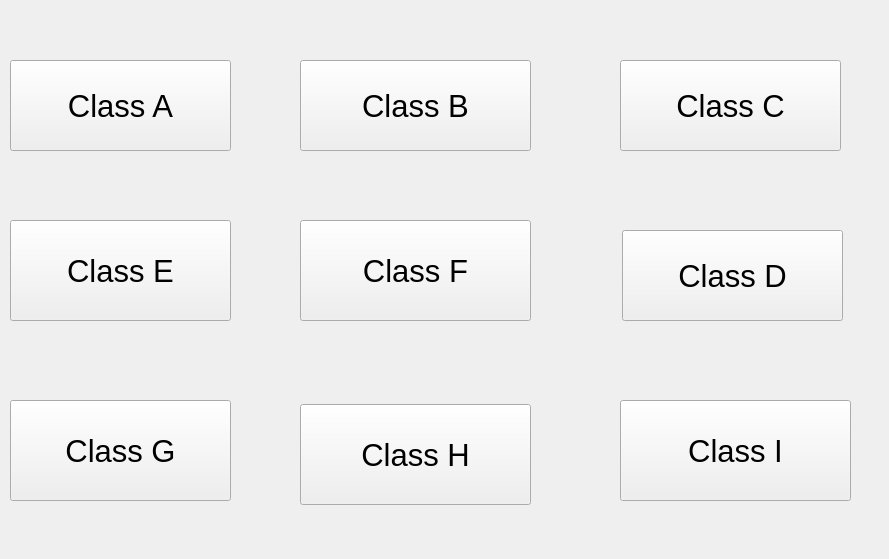
<?xml version="1.0" encoding="UTF-8"?>
<ui version="4.0">
 <class>ClassTecher</class>
 <widget class="QWidget" name="ClassTecher">
  <property name="geometry">
   <rect>
    <x>0</x>
    <y>0</y>
    <width>889</width>
    <height>559</height>
   </rect>
  </property>
  <property name="windowTitle">
   <string>Form</string>
  </property>
  <widget class="QPushButton" name="pushButton_2">
   <property name="geometry">
    <rect>
     <x>10</x>
     <y>60</y>
     <width>221</width>
     <height>91</height>
    </rect>
   </property>
   <property name="font">
    <font>
     <pointsize>23</pointsize>
    </font>
   </property>
   <property name="text">
    <string>Class A</string>
   </property>
  </widget>
  <widget class="QPushButton" name="pushButton_3">
   <property name="geometry">
    <rect>
     <x>622</x>
     <y>230</y>
     <width>221</width>
     <height>91</height>
    </rect>
   </property>
   <property name="font">
    <font>
     <pointsize>23</pointsize>
    </font>
   </property>
   <property name="text">
    <string>Class D</string>
   </property>
  </widget>
  <widget class="QPushButton" name="pushButton_4">
   <property name="geometry">
    <rect>
     <x>10</x>
     <y>220</y>
     <width>221</width>
     <height>101</height>
    </rect>
   </property>
   <property name="font">
    <font>
     <pointsize>23</pointsize>
    </font>
   </property>
   <property name="text">
    <string>Class E</string>
   </property>
  </widget>
  <widget class="QPushButton" name="pushButton_5">
   <property name="geometry">
    <rect>
     <x>300</x>
     <y>404</y>
     <width>231</width>
     <height>101</height>
    </rect>
   </property>
   <property name="font">
    <font>
     <pointsize>23</pointsize>
    </font>
   </property>
   <property name="text">
    <string>Class H</string>
   </property>
  </widget>
  <widget class="QPushButton" name="pushButton_6">
   <property name="geometry">
    <rect>
     <x>620</x>
     <y>60</y>
     <width>221</width>
     <height>91</height>
    </rect>
   </property>
   <property name="font">
    <font>
     <pointsize>23</pointsize>
    </font>
   </property>
   <property name="text">
    <string>Class C</string>
   </property>
  </widget>
  <widget class="QPushButton" name="pushButton_7">
   <property name="geometry">
    <rect>
     <x>10</x>
     <y>400</y>
     <width>221</width>
     <height>101</height>
    </rect>
   </property>
   <property name="font">
    <font>
     <pointsize>23</pointsize>
    </font>
   </property>
   <property name="text">
    <string>Class G</string>
   </property>
  </widget>
  <widget class="QPushButton" name="pushButton_9">
   <property name="geometry">
    <rect>
     <x>300</x>
     <y>60</y>
     <width>231</width>
     <height>91</height>
    </rect>
   </property>
   <property name="font">
    <font>
     <pointsize>23</pointsize>
    </font>
   </property>
   <property name="text">
    <string>Class B</string>
   </property>
  </widget>
  <widget class="QPushButton" name="pushButton_10">
   <property name="geometry">
    <rect>
     <x>300</x>
     <y>220</y>
     <width>231</width>
     <height>101</height>
    </rect>
   </property>
   <property name="font">
    <font>
     <pointsize>23</pointsize>
    </font>
   </property>
   <property name="text">
    <string>Class F</string>
   </property>
  </widget>
  <widget class="QPushButton" name="pushButton_8">
   <property name="geometry">
    <rect>
     <x>620</x>
     <y>400</y>
     <width>231</width>
     <height>101</height>
    </rect>
   </property>
   <property name="font">
    <font>
     <pointsize>23</pointsize>
    </font>
   </property>
   <property name="text">
    <string>Class I</string>
   </property>
  </widget>
 </widget>
 <resources/>
 <connections/>
</ui>
